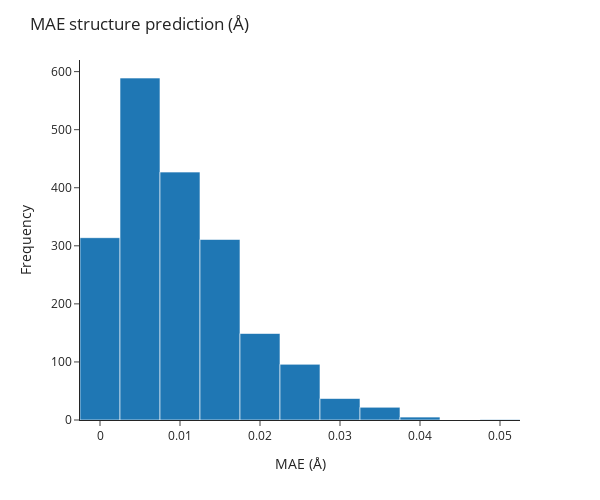

This figure's notebook cell:
### Code cell
all_mae_norms = []

for idx, data in enumerate(train_loader):

    interpolated_ts_coords = data.pos_interpolated_transition_state.detach().numpy()
    real_ts_coords = data.pos_transition_state.detach().numpy()
    difference_ts_coords = interpolated_ts_coords - real_ts_coords
    norm_difference_ts_coords = np.linalg.norm(difference_ts_coords, axis=1)

    # Mean absolute error
    mae = np.mean(norm_difference_ts_coords)
    all_mae_norms.append(mae)

    # Plot the real and interpolated TS structures
    # with two different colors on the same plot
    fig = px.scatter_3d(
        x=np.concatenate((real_ts_coords[:, 0], interpolated_ts_coords[:, 0])),
        y=np.concatenate((real_ts_coords[:, 1], interpolated_ts_coords[:, 1])),
        z=np.concatenate((real_ts_coords[:, 2], interpolated_ts_coords[:, 2])),
        color=np.concatenate((np.zeros(len(real_ts_coords)), np.ones(len(interpolated_ts_coords)))),
    )

    # Set the title of the plot as the mean absolute error
    fig.update_layout(title=f"MAE of structure prediction: {mae:.3f} Å")
    fig.write_html(f"plots/hamiltonian_model/interpolated_ts_{idx}_mae_{mae:.3f}.html")

# Plot a histogram of the MAE
fig = px.histogram(x=all_mae_norms, nbins=20, template="simple_white")
fig.update_layout(title="MAE structure prediction (Å)")
fig.update_xaxes(title_text="MAE (Å)")
fig.update_yaxes(title_text="Frequency")
fig.write_html("plots/hamiltonian_model/interpolated_ts_mae_histogram.html")

# Reduce the aspect ratio
fig.update_layout(
    autosize=False,
    width=600,
    height=500,
)

fig.show()

### Figure 1 — Plotly figure (JSON) as saved in the notebook; plotly's stock layout.template omitted (floating-point values rounded to 4 significant figures; data arrays with more than 128 entries replaced by an {"elided": "..."} marker saying what was removed)
{"data": [{"alignmentgroup": "True", "bingroup": "x", "hovertemplate": "x=%{x}<br>count=%{y}<extra></extra>", "legendgroup": "", "marker": {"color": "#1F77B4", "pattern": {"shape": ""}}, "name": "", "nbinsx": 20, "offsetgroup": "", "orientation": "v", "showlegend": false, "type": "histogram", "x": {"elided": "1951 float values"}, "xaxis": "x", "yaxis": "y"}], "layout": {"autosize": false, "barmode": "relative", "height": 500, "legend": {"tracegroupgap": 0}, "margin": {"t": 60}, "title": {"text": "MAE structure prediction (Å)"}, "width": 600, "xaxis": {"anchor": "y", "domain": [0, 1], "title": {"text": "MAE (Å)"}}, "yaxis": {"anchor": "x", "domain": [0, 1], "title": {"text": "Frequency"}}}}
